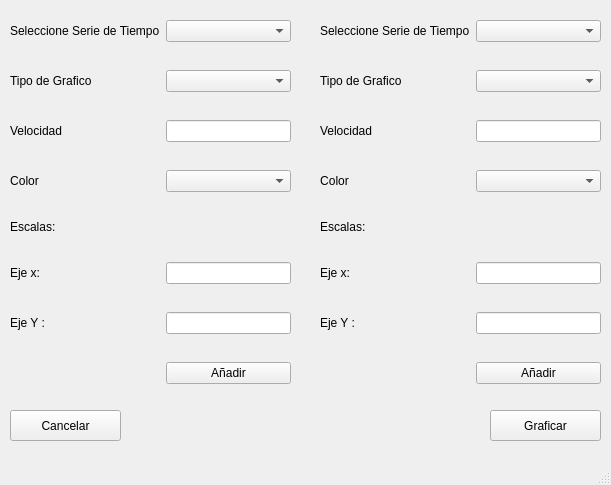
<?xml version="1.0" encoding="UTF-8"?>
<ui version="4.0">
 <class>MainWindow</class>
 <widget class="QMainWindow" name="MainWindow">
  <property name="geometry">
   <rect>
    <x>0</x>
    <y>0</y>
    <width>611</width>
    <height>485</height>
   </rect>
  </property>
  <property name="windowTitle">
   <string>MainWindow</string>
  </property>
  <widget class="QWidget" name="centralwidget">
   <widget class="QWidget" name="formLayoutWidget">
    <property name="geometry">
     <rect>
      <x>10</x>
      <y>20</y>
      <width>281</width>
      <height>381</height>
     </rect>
    </property>
    <layout class="QFormLayout" name="formLayout">
     <property name="verticalSpacing">
      <number>28</number>
     </property>
     <item row="0" column="0">
      <widget class="QLabel" name="label">
       <property name="text">
        <string>Seleccione Serie de Tiempo</string>
       </property>
      </widget>
     </item>
     <item row="0" column="1">
      <widget class="QComboBox" name="SerieTiempo"/>
     </item>
     <item row="1" column="0">
      <widget class="QLabel" name="tipoDeGraficoLabel">
       <property name="text">
        <string>Tipo de Grafico</string>
       </property>
      </widget>
     </item>
     <item row="1" column="1">
      <widget class="QComboBox" name="TipoDeGraficoComboBox"/>
     </item>
     <item row="2" column="0">
      <widget class="QLabel" name="velocidadLabel">
       <property name="text">
        <string>Velocidad</string>
       </property>
      </widget>
     </item>
     <item row="2" column="1">
      <widget class="QLineEdit" name="velocidadLineEdit"/>
     </item>
     <item row="3" column="0">
      <widget class="QLabel" name="colorLabel">
       <property name="text">
        <string>&lt;html&gt;&lt;head/&gt;&lt;body&gt;&lt;p align=&quot;center&quot;&gt;Color&lt;/p&gt;&lt;/body&gt;&lt;/html&gt;</string>
       </property>
      </widget>
     </item>
     <item row="3" column="1">
      <widget class="QComboBox" name="ColorGrafico"/>
     </item>
     <item row="5" column="0">
      <widget class="QLabel" name="ejexLabel">
       <property name="text">
        <string>Eje x:</string>
       </property>
      </widget>
     </item>
     <item row="5" column="1">
      <widget class="QLineEdit" name="ejexLineEdit"/>
     </item>
     <item row="6" column="0">
      <widget class="QLabel" name="ejeYLabel">
       <property name="text">
        <string>Eje Y :</string>
       </property>
      </widget>
     </item>
     <item row="6" column="1">
      <widget class="QLineEdit" name="ejeYLineEdit"/>
     </item>
     <item row="4" column="0">
      <widget class="QLabel" name="label_3">
       <property name="text">
        <string>Escalas:</string>
       </property>
      </widget>
     </item>
     <item row="7" column="1">
      <widget class="QPushButton" name="Anadir">
       <property name="text">
        <string>Añadir</string>
       </property>
      </widget>
     </item>
    </layout>
   </widget>
   <widget class="QPushButton" name="Graficar">
    <property name="geometry">
     <rect>
      <x>490</x>
      <y>410</y>
      <width>111</width>
      <height>31</height>
     </rect>
    </property>
    <property name="text">
     <string>Graficar</string>
    </property>
   </widget>
   <widget class="QPushButton" name="Cancelar">
    <property name="geometry">
     <rect>
      <x>10</x>
      <y>410</y>
      <width>111</width>
      <height>31</height>
     </rect>
    </property>
    <property name="text">
     <string>Cancelar</string>
    </property>
   </widget>
   <widget class="QWidget" name="formLayoutWidget_2">
    <property name="geometry">
     <rect>
      <x>320</x>
      <y>20</y>
      <width>281</width>
      <height>381</height>
     </rect>
    </property>
    <layout class="QFormLayout" name="formLayout_2">
     <property name="verticalSpacing">
      <number>28</number>
     </property>
     <item row="0" column="0">
      <widget class="QLabel" name="label_2">
       <property name="text">
        <string>Seleccione Serie de Tiempo</string>
       </property>
      </widget>
     </item>
     <item row="0" column="1">
      <widget class="QComboBox" name="SerieTiempo_2"/>
     </item>
     <item row="1" column="0">
      <widget class="QLabel" name="tipoDeGraficoLabel_2">
       <property name="text">
        <string>Tipo de Grafico</string>
       </property>
      </widget>
     </item>
     <item row="1" column="1">
      <widget class="QComboBox" name="TipoDeGraficoComboBox_2"/>
     </item>
     <item row="2" column="0">
      <widget class="QLabel" name="velocidadLabel_2">
       <property name="text">
        <string>Velocidad</string>
       </property>
      </widget>
     </item>
     <item row="2" column="1">
      <widget class="QLineEdit" name="velocidadLineEdit_2"/>
     </item>
     <item row="3" column="0">
      <widget class="QLabel" name="colorLabel_2">
       <property name="text">
        <string>&lt;html&gt;&lt;head/&gt;&lt;body&gt;&lt;p align=&quot;center&quot;&gt;Color&lt;/p&gt;&lt;/body&gt;&lt;/html&gt;</string>
       </property>
      </widget>
     </item>
     <item row="3" column="1">
      <widget class="QComboBox" name="ColorGrafico_2"/>
     </item>
     <item row="5" column="0">
      <widget class="QLabel" name="ejexLabel_2">
       <property name="text">
        <string>Eje x:</string>
       </property>
      </widget>
     </item>
     <item row="5" column="1">
      <widget class="QLineEdit" name="ejexLineEdit_2"/>
     </item>
     <item row="6" column="0">
      <widget class="QLabel" name="ejeYLabel_2">
       <property name="text">
        <string>Eje Y :</string>
       </property>
      </widget>
     </item>
     <item row="6" column="1">
      <widget class="QLineEdit" name="ejeYLineEdit_2"/>
     </item>
     <item row="4" column="0">
      <widget class="QLabel" name="label_4">
       <property name="text">
        <string>Escalas:</string>
       </property>
      </widget>
     </item>
     <item row="7" column="1">
      <widget class="QPushButton" name="Anadir_2">
       <property name="text">
        <string>Añadir</string>
       </property>
      </widget>
     </item>
    </layout>
   </widget>
  </widget>
  <widget class="QMenuBar" name="menubar">
   <property name="geometry">
    <rect>
     <x>0</x>
     <y>0</y>
     <width>611</width>
     <height>21</height>
    </rect>
   </property>
  </widget>
  <widget class="QStatusBar" name="statusbar"/>
 </widget>
 <resources/>
 <connections/>
</ui>
